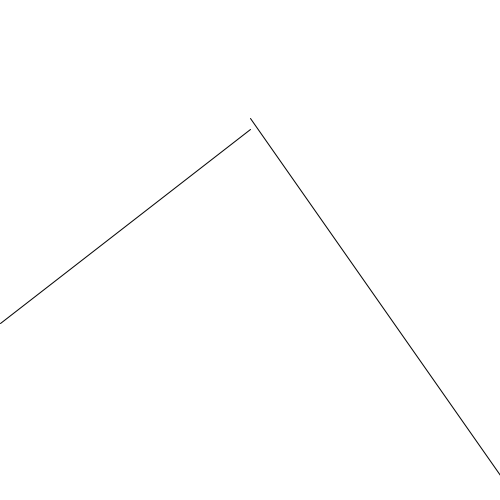
Frame 1 (no input)
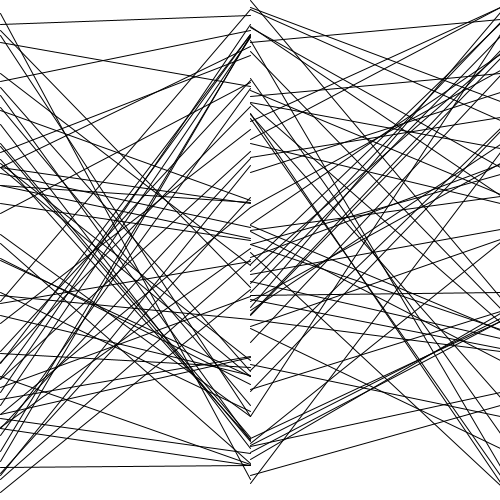
Frame 60 (the mouse pressed at the canvas centre just before this capture)
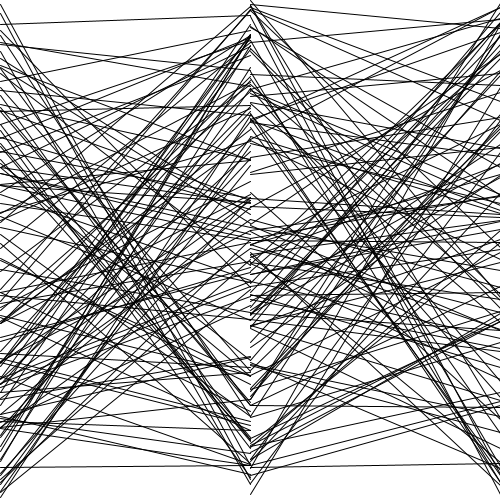
Frame 120 (the mouse held since frame 60 and released just before this capture)

The Processing sketch that drew these frames (run headless with seeded random() and noise(); from frame 60 on, the mouse is pressed at the canvas centre):

// Processing sketch: z_desafio_sandro
// ── z_desafio_sandro.pde
void setup() {
  size(500, 500);
  background(255);
}

void draw(){
  line(0, random(height), (width/2), random(height));
  line(width, random(height), (width/2), random(height));
}
